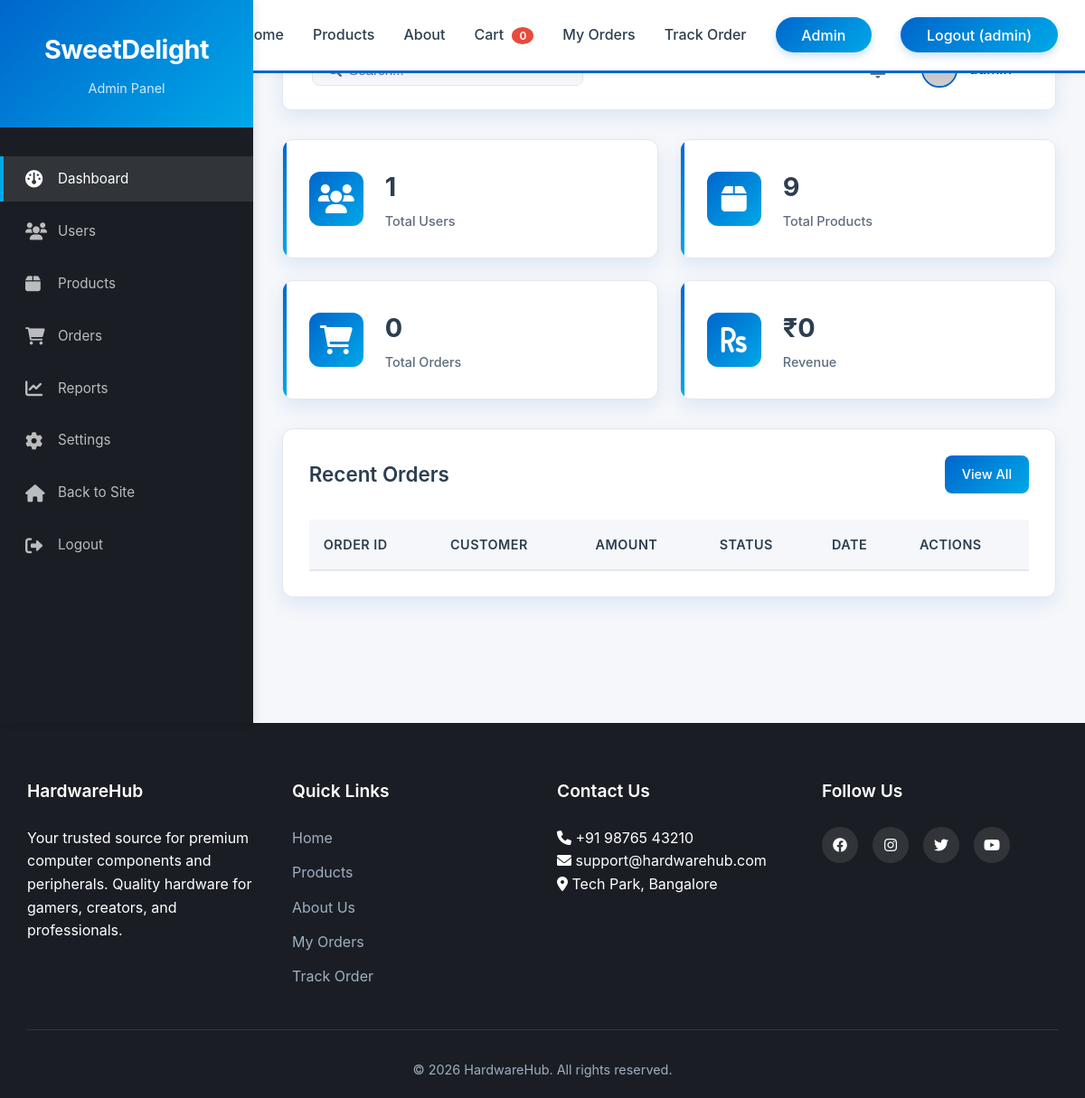
Page /admin (signed in) on the earlier database version.
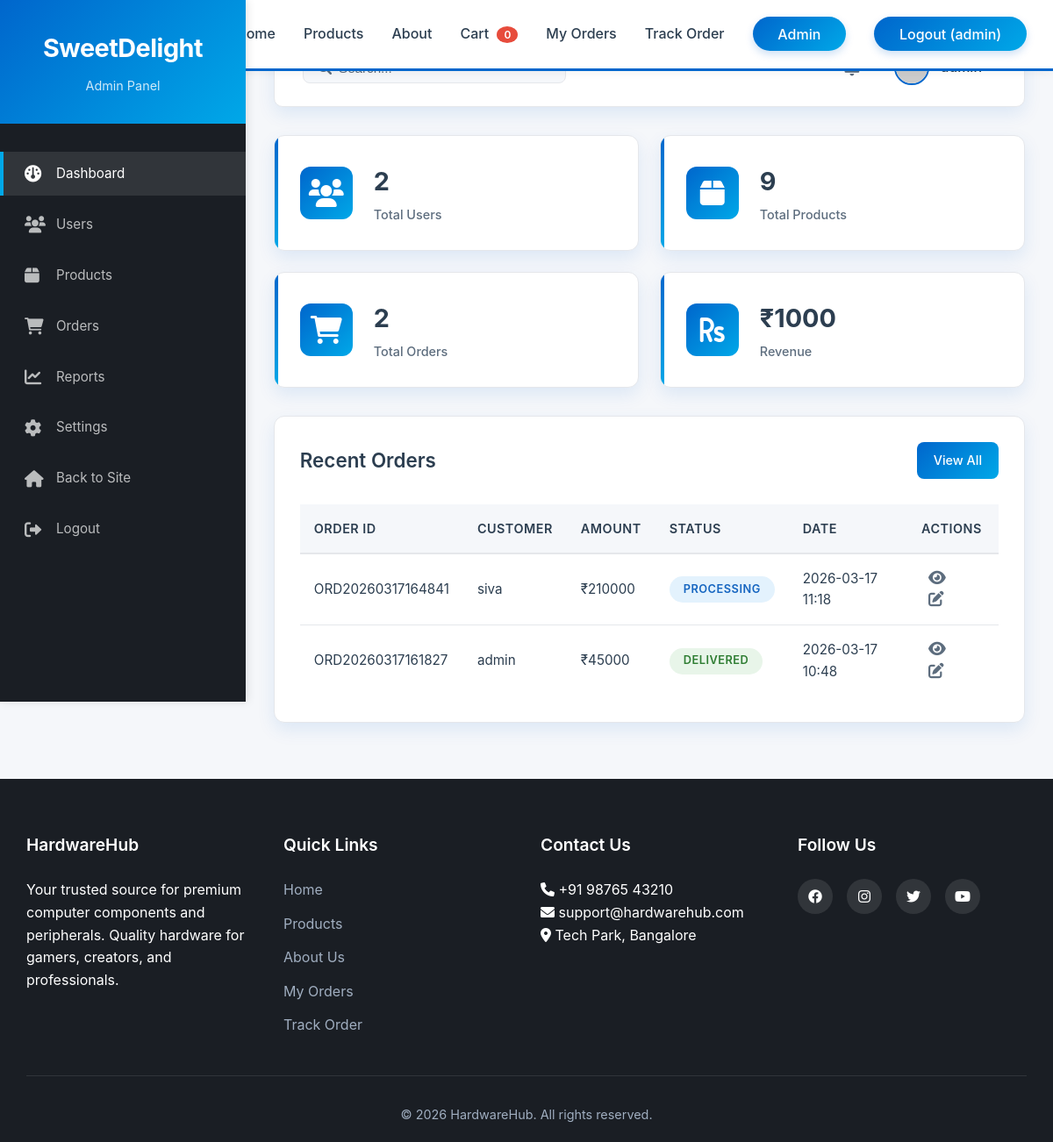
Same page on the later database version.
### app.py (models this page shows)
class Order(db.Model):
    id = db.Column(db.Integer, primary_key=True)
    order_number = db.Column(db.String(20), unique=True, nullable=False)
    user_id = db.Column(db.Integer, db.ForeignKey('user.id'), nullable=False)
    full_name = db.Column(db.String(100), nullable=False)
    phone = db.Column(db.String(15), nullable=False)
    address = db.Column(db.Text, nullable=False)
    payment_method = db.Column(db.String(50), nullable=False)
    subtotal = db.Column(db.Integer, nullable=False)
    delivery_fee = db.Column(db.Integer, default=0)  # Free shipping over ₹5000
    total = db.Column(db.Integer, nullable=False)
    status = db.Column(db.String(20), default='pending')  # pending, processing, shipped, delivered, cancelled
    tracking_number = db.Column(db.String(50))
    created_at = db.Column(db.DateTime, default=datetime.utcnow)
    items = db.relationship('OrderItem', backref='order', cascade='all, delete-orphan')

### app.py (the view)
@app.route('/admin')
@login_required
@admin_required
def admin_dashboard():
    total_users = User.query.count()
    total_products = Product.query.count()
    total_orders = Order.query.count()
    recent_orders = Order.query.order_by(Order.created_at.desc()).limit(5).all()
    return render_template('admin/dashboard.html',
                         total_users=total_users,
                         total_products=total_products,
                         total_orders=total_orders,
                         recent_orders=recent_orders)

### app.py (called while the page is built)
def admin_required(f):
    @wraps(f)
    def decorated_function(*args, **kwargs):
        if not current_user.is_authenticated or not current_user.is_admin:
            flash('You need admin privileges to access this page.', 'danger')
            return redirect(url_for('index'))
        return f(*args, **kwargs)
    return decorated_function

@login_manager.user_loader
def load_user(user_id):
    return User.query.get(int(user_id))

### templates/admin/dashboard.html (shortened to what this page needs)
{% extends "base.html" %}
{% block extra_css %}
<link rel="stylesheet" href="{{ url_for('static', filename='css/admin.css') }}">
{% endblock %}
{% block content %}
<div class="admin-container">
    {% include 'admin/sidebar.html' %}
    <main class="admin-main">
        <div class="admin-top-bar">
            <div class="admin-search">
            </div>
            <div class="admin-user">
                <div class="admin-notifications">
                    <span class="notification-badge">3</span>
                </div>
                <div class="admin-profile">
                    <span>{{ current_user.username }}</span>
                </div>
            </div>
        </div>
        <div class="admin-stats-grid">
            <div class="admin-stat-card">
                <div class="stat-icon blue">
                    <i class="fas fa-users"></i>
                </div>
                <div class="stat-info">
                    <h3>{{ total_users }}</h3>
                    <p>Total Users</p>
                </div>
            </div>
            <div class="admin-stat-card">
                <div class="stat-icon green">
                    <i class="fas fa-box"></i>
                </div>
                <div class="stat-info">
                    <h3>{{ total_products }}</h3>
                    <p>Total Products</p>
                </div>
            </div>
            <div class="admin-stat-card">
                <div class="stat-icon orange">
                    <i class="fas fa-shopping-cart"></i>
                </div>
                <div class="stat-info">
                    <h3>{{ total_orders }}</h3>
                    <p>Total Orders</p>
                </div>
            </div>
            <div class="admin-stat-card">
                <div class="stat-icon red">
                    <i class="fas fa-rupee-sign"></i>
                </div>
                <div class="stat-info">
                    <h3>₹{{ total_orders * 500 }}</h3>
                    <p>Revenue</p>
                </div>
            </div>
        </div>
        <div class="admin-table-container">
            <div class="admin-table-header">
                <h2>Recent Orders</h2>
                <a href="{{ url_for('admin_orders') }}" class="admin-btn admin-btn-primary">View All</a>
            </div>
            <table class="admin-table">
                <thead>
                    <tr>
                        <th>Order ID</th>
                        <th>Customer</th>
                        <th>Amount</th>
                        <th>Status</th>
                        <th>Date</th>
                        <th>Actions</th>
                    </tr>
                </thead>
                <tbody>
                    {% for order in recent_orders %}
                    <tr>
                        <td>{{ order.order_number }}</td>
                        <td>{{ order.full_name }}</td>
                        <td>₹{{ order.total }}</td>
                        <td>
                            <span class="status-badge status-{{ order.status }}">
                                {{ order.status }}
                            </span>
                        </td>
                        <td>{{ order.created_at.strftime('%Y-%m-%d %H:%M') }}</td>
                        <td>
                            <i class="fas fa-eye action-icon" title="View"></i>
                            <i class="fas fa-edit action-icon edit" title="Edit"></i>
                        </td>
                    </tr>
                    {% endfor %}
                </tbody>
            </table>
        </div>
    </main>
</div>
{% endblock %}

Differences in the rows shown:
added Order: order_number "ORD20260317164841", full_name "siva", total "210000", status "PROCESSING", created_at "2026-03-17 11:18"
added Order: order_number "ORD20260317161827", full_name "admin", total "45000", status "DELIVERED", created_at "2026-03-17 10:48"
Other differences:
{{ total_users }}: "1" → "2"
{{ total_orders }}: "0" → "2"
{{ total_orders * 500 }}: "0" → "1000"
